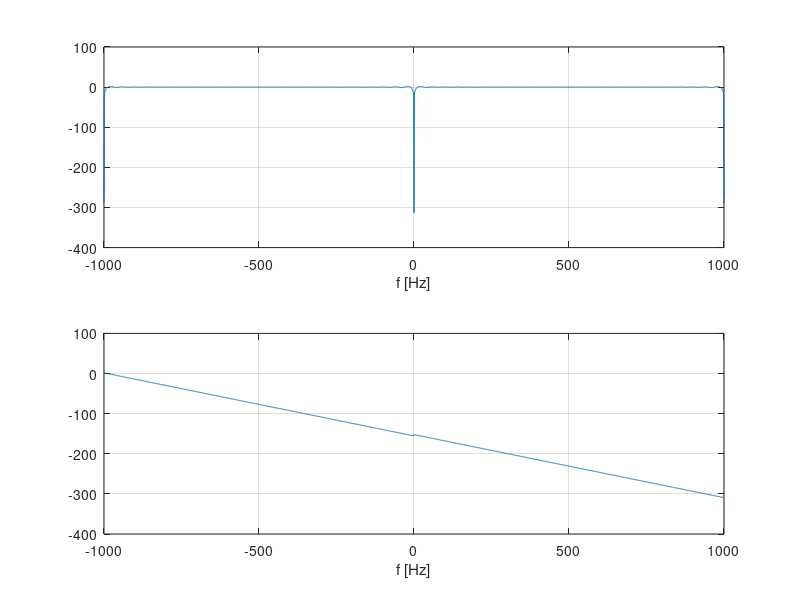

Write MATLAB code to recreate this figure.
% Ex2 Szczygielski 410110
% Digital Signal Processing, AGH
close all; clear all; 

% generate cosine - same signal as in first task
Nx=1000; %number of samples 
fs=2000; %sampling freq
f0=fs/40; x=cos(2*pi*(f0/fs)*(0:Nx-1));

%Design weights of the Hilbert filter:
M=50; N=2*M+1; n=-M:M; h=(1-cos(pi*n))./(pi*n); h(M+1)=0;

stem(n,h); title('h(n)’); xlabel(’n'); grid; 


%amplitude-frequency response and phase-frequency response:
f=-fs/2 : fs/2000 : fs/2;
H1 = polyval( h(end:-1:1), exp(-j*2*pi*f/fs) );
H2 = freqz(h,1,f,fs);
subplot(2,1,1)
plot( f, 20*log10(abs(H1)) ); grid; xlabel('f [Hz]');
subplot(2,1,2)
plot( f, unwrap(angle(H1)) ); grid; xlabel('f [Hz]');

%windowing
w=kaiser(N,10); h = h.*w;